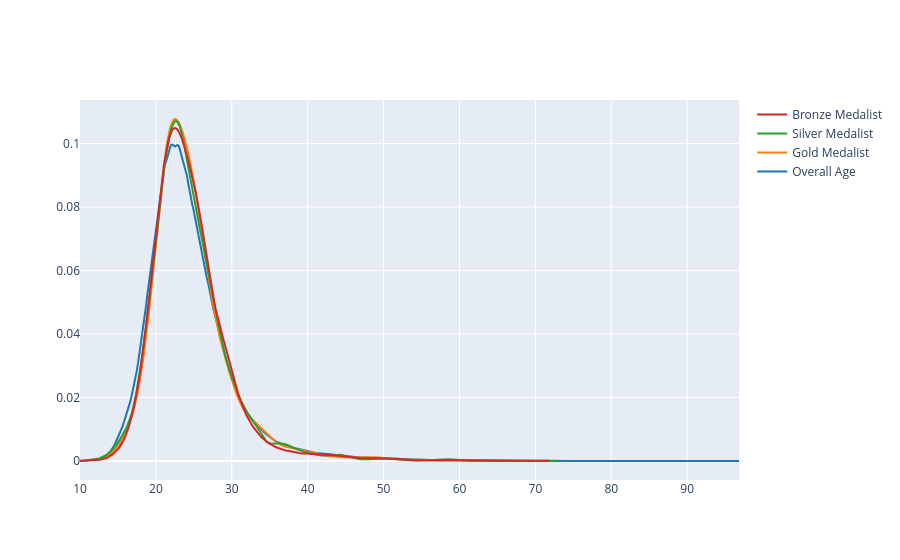

Notebook source saved alongside this figure:
### Code cell
fig = ff.create_distplot([x1,x2,x3,x4],['Overall Age', 'Gold Medalist', 'Silver Medalist', 'Bronze Medalist'], show_hist=False, show_rug= False)
fig.show()

### Figure 1 — Plotly figure (JSON) as saved in the notebook; plotly's stock layout.template omitted (floating-point values rounded to 4 significant figures; data arrays with more than 128 entries replaced by an {"elided": "..."} marker saying what was removed)
{"data": [{"legendgroup": "Overall Age", "marker": {"color": "rgb(31, 119, 180)"}, "mode": "lines", "name": "Overall Age", "showlegend": true, "type": "scatter", "x": {"elided": "500 float values"}, "xaxis": "x", "y": {"elided": "500 float values"}, "yaxis": "y"}, {"legendgroup": "Gold Medalist", "marker": {"color": "rgb(255, 127, 14)"}, "mode": "lines", "name": "Gold Medalist", "showlegend": true, "type": "scatter", "x": {"elided": "500 float values"}, "xaxis": "x", "y": {"elided": "500 float values"}, "yaxis": "y"}, {"legendgroup": "Silver Medalist", "marker": {"color": "rgb(44, 160, 44)"}, "mode": "lines", "name": "Silver Medalist", "showlegend": true, "type": "scatter", "x": {"elided": "500 float values"}, "xaxis": "x", "y": {"elided": "500 float values"}, "yaxis": "y"}, {"legendgroup": "Bronze Medalist", "marker": {"color": "rgb(214, 39, 40)"}, "mode": "lines", "name": "Bronze Medalist", "showlegend": true, "type": "scatter", "x": {"elided": "500 float values"}, "xaxis": "x", "y": {"elided": "500 float values"}, "yaxis": "y"}], "layout": {"barmode": "overlay", "hovermode": "closest", "legend": {"traceorder": "reversed"}, "xaxis": {"anchor": "y2", "domain": [0, 1], "zeroline": false}, "yaxis": {"anchor": "free", "domain": [0, 1], "position": 0}}}
